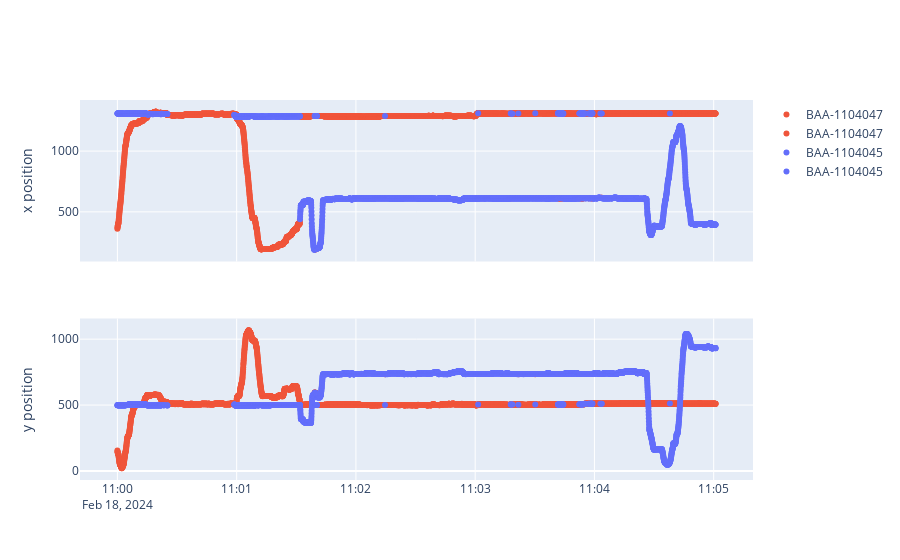

Notebook source saved alongside this figure:
### Code cell
plot_xy(centroid_df_cp)

### Figure 1 — Plotly figure (JSON) as saved in the notebook; plotly's stock layout.template omitted (floating-point values rounded to 4 significant figures; data arrays with more than 128 entries replaced by an {"elided": "..."} marker saying what was removed)
{"data": [{"hovertemplate": "Speed: %{text}", "marker": {"color": "#EF553B"}, "mode": "markers", "name": "BAA-1104047", "text": {"elided": "5017 str values"}, "type": "scatter", "x": {"elided": "5017 str values"}, "xaxis": "x", "y": {"elided": "5017 int values"}, "yaxis": "y"}, {"hovertemplate": "Speed: %{text}", "marker": {"color": "#EF553B"}, "mode": "markers", "name": "BAA-1104047", "text": {"elided": "5017 str values"}, "type": "scatter", "x": {"elided": "5017 str values"}, "xaxis": "x2", "y": {"elided": "5017 int values"}, "yaxis": "y2"}, {"hovertemplate": "Speed: %{text}", "marker": {"color": "#636EFA"}, "mode": "markers", "name": "BAA-1104045", "text": {"elided": "4407 str values"}, "type": "scatter", "x": {"elided": "4407 str values"}, "xaxis": "x", "y": {"elided": "4407 int values"}, "yaxis": "y"}, {"hovertemplate": "Speed: %{text}", "marker": {"color": "#636EFA"}, "mode": "markers", "name": "BAA-1104045", "text": {"elided": "4407 str values"}, "type": "scatter", "x": {"elided": "4407 str values"}, "xaxis": "x2", "y": {"elided": "4407 int values"}, "yaxis": "y2"}], "layout": {"xaxis": {"anchor": "y", "domain": [0, 1], "matches": "x2", "showticklabels": false}, "xaxis2": {"anchor": "y2", "domain": [0, 1]}, "yaxis": {"anchor": "x", "domain": [0.575, 1], "title": {"text": "x position"}}, "yaxis2": {"anchor": "x2", "domain": [0, 0.425], "title": {"text": "y position"}}}}
